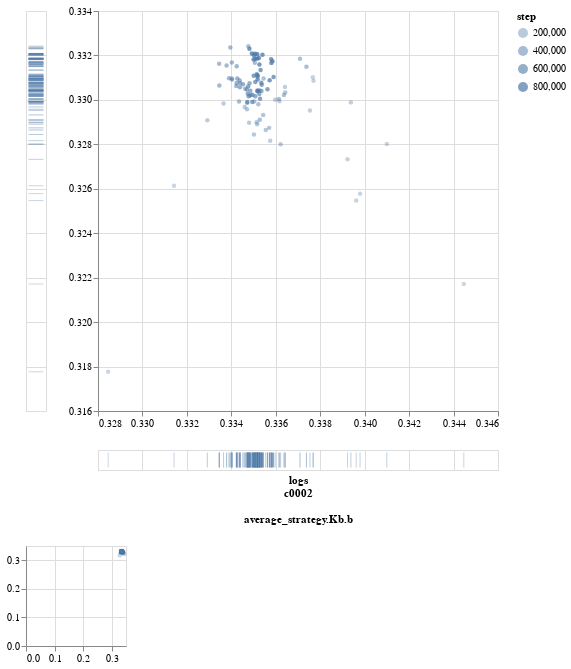

Notebook code for this chart:
### Code cell
analytics.scatter(inds.average_strategy_Q_b, inds.average_strategy_Kb_b,
                  width=400, height=400)

### Figure 1 — Vega-Lite specification as saved in the notebook (floating-point values rounded to 4 significant figures)
{"config": {"view": {"continuousWidth": 400, "continuousHeight": 300}}, "vconcat": [{"hconcat": [{"mark": "tick", "encoding": {"color": {"value": "#4E79A7"}, "opacity": {"type": "quantitative", "field": "step"}, "y": {"type": "quantitative", "axis": {"domain": false, "labels": false, "ticks": false}, "field": "y", "scale": {"domain": {"selection": "selector002", "encoding": "y"}}, "title": ""}}, "height": 400}, {"vconcat": [{"mark": {"type": "circle", "size": 20}, "encoding": {"color": {"value": "#4E79A7"}, "opacity": {"type": "quantitative", "field": "step"}, "x": {"type": "quantitative", "field": "x", "scale": {"domain": {"selection": "selector002", "encoding": "x"}}, "title": ""}, "y": {"type": "quantitative", "field": "y", "scale": {"domain": {"selection": "selector002", "encoding": "y"}}, "title": ""}}, "height": 400, "width": 400}, {"mark": "tick", "encoding": {"color": {"value": "#4E79A7"}, "opacity": {"type": "quantitative", "field": "step"}, "x": {"type": "quantitative", "axis": {"domain": false, "labels": false, "ticks": false}, "field": "x", "scale": {"domain": {"selection": "selector002", "encoding": "x"}}, "title": ["logs", "c0002", "", "average_strategy.Kb.b"]}}, "width": 400}]}]}, {"mark": {"type": "circle", "size": 20}, "encoding": {"color": {"value": "#4E79A7"}, "opacity": {"type": "quantitative", "field": "step"}, "x": {"type": "quantitative", "field": "x", "title": ""}, "y": {"type": "quantitative", "field": "y", "title": ""}}, "height": 100, "selection": {"selector002": {"type": "interval", "encodings": ["x", "y"]}}, "width": 100.0}], "data": {"values": [{"step": 5000.0, "x": 0.3445, "y": 0.3217}, {"step": 15000.0, "x": 0.3285, "y": 0.3178}, {"step": 25000.0, "x": 0.3314, "y": 0.3261}, {"step": 35000.0, "x": 0.3396, "y": 0.3255}, {"step": 45000.0, "x": 0.3398, "y": 0.3258}, {"step": 55000.0, "x": 0.341, "y": 0.328}, {"step": 64990.0, "x": 0.3377, "y": 0.331}, {"step": 74990.0, "x": 0.3392, "y": 0.3273}, {"step": 84990.0, "x": 0.3377, "y": 0.3309}, {"step": 94990.0, "x": 0.3362, "y": 0.3299}, {"step": 105000.0, "x": 0.3375, "y": 0.3295}, {"step": 115000.0, "x": 0.3364, "y": 0.3306}, {"step": 125000.0, "x": 0.3394, "y": 0.3299}, {"step": 135000.0, "x": 0.3357, "y": 0.3282}, {"step": 145000.0, "x": 0.336, "y": 0.33}, {"step": 155000.0, "x": 0.3329, "y": 0.3291}, {"step": 165000.0, "x": 0.3336, "y": 0.3298}, {"step": 175000.0, "x": 0.3346, "y": 0.3297}, {"step": 185000.0, "x": 0.3352, "y": 0.3289}, {"step": 195000.0, "x": 0.3348, "y": 0.329}, {"step": 205000.0, "x": 0.3351, "y": 0.329}, {"step": 215000.0, "x": 0.3362, "y": 0.328}, {"step": 225000.0, "x": 0.335, "y": 0.3284}, {"step": 235000.0, "x": 0.3356, "y": 0.3286}, {"step": 245000.0, "x": 0.3347, "y": 0.3296}, {"step": 255000.0, "x": 0.3364, "y": 0.3303}, {"step": 265000.0, "x": 0.3357, "y": 0.3287}, {"step": 275000.0, "x": 0.3354, "y": 0.3293}, {"step": 285000.0, "x": 0.3347, "y": 0.3299}, {"step": 295000.0, "x": 0.335, "y": 0.3299}, {"step": 305000.0, "x": 0.3352, "y": 0.3298}, {"step": 315000.0, "x": 0.3355, "y": 0.331}, {"step": 325000.0, "x": 0.3364, "y": 0.3302}, {"step": 335000.0, "x": 0.3361, "y": 0.33}, {"step": 345000.0, "x": 0.3371, "y": 0.3319}, {"step": 355000.0, "x": 0.3348, "y": 0.3324}, {"step": 365000.0, "x": 0.3353, "y": 0.3291}, {"step": 375000.0, "x": 0.3374, "y": 0.3315}, {"step": 385000.0, "x": 0.3351, "y": 0.3317}, {"step": 395000.0, "x": 0.3343, "y": 0.3299}, {"step": 405000.0, "x": 0.334, "y": 0.331}, {"step": 415000.0, "x": 0.3338, "y": 0.3316}, {"step": 425000.0, "x": 0.3335, "y": 0.3316}, {"step": 435000.0, "x": 0.334, "y": 0.3324}, {"step": 445000.0, "x": 0.334, "y": 0.3317}, {"step": 455000.0, "x": 0.3335, "y": 0.3306}, {"step": 465000.0, "x": 0.3339, "y": 0.331}, {"step": 475000.0, "x": 0.3346, "y": 0.3305}, {"step": 485000.0, "x": 0.3342, "y": 0.3315}, {"step": 495000.0, "x": 0.334, "y": 0.3309}, {"step": 505000.0, "x": 0.3344, "y": 0.3309}, {"step": 514900.0, "x": 0.3342, "y": 0.3306}, {"step": 524900.0, "x": 0.3342, "y": 0.3308}, {"step": 534900.0, "x": 0.3344, "y": 0.3308}, {"step": 544900.0, "x": 0.3347, "y": 0.3305}, {"step": 554900.0, "x": 0.3343, "y": 0.331}, {"step": 564900.0, "x": 0.3344, "y": 0.3306}, {"step": 574900.0, "x": 0.3345, "y": 0.3307}, {"step": 584900.0, "x": 0.3348, "y": 0.3307}, {"step": 594900.0, "x": 0.3349, "y": 0.3304}, {"step": 604900.0, "x": 0.3352, "y": 0.3304}, {"step": 614900.0, "x": 0.3354, "y": 0.3304}, {"step": 624900.0, "x": 0.3352, "y": 0.3304}, {"step": 634900.0, "x": 0.3353, "y": 0.3303}, {"step": 644900.0, "x": 0.3351, "y": 0.3302}, {"step": 654900.0, "x": 0.3349, "y": 0.3299}, {"step": 664900.0, "x": 0.3348, "y": 0.3302}, {"step": 674900.0, "x": 0.3347, "y": 0.3303}, {"step": 684900.0, "x": 0.3349, "y": 0.3302}, {"step": 694900.0, "x": 0.3349, "y": 0.3302}, {"step": 704900.0, "x": 0.3352, "y": 0.3304}, {"step": 714900.0, "x": 0.3353, "y": 0.3304}, {"step": 724900.0, "x": 0.3354, "y": 0.3307}, {"step": 734900.0, "x": 0.3348, "y": 0.3306}, {"step": 744900.0, "x": 0.3347, "y": 0.3299}, {"step": 754900.0, "x": 0.3353, "y": 0.33}, {"step": 764900.0, "x": 0.3356, "y": 0.3305}, {"step": 774900.0, "x": 0.3353, "y": 0.3308}, {"step": 784900.0, "x": 0.3351, "y": 0.3308}, {"step": 794900.0, "x": 0.3351, "y": 0.3312}, {"step": 804900.0, "x": 0.335, "y": 0.3311}, {"step": 814900.0, "x": 0.3352, "y": 0.3311}, {"step": 824900.0, "x": 0.3359, "y": 0.331}, {"step": 834900.0, "x": 0.3358, "y": 0.3317}, {"step": 844900.0, "x": 0.3353, "y": 0.3313}, {"step": 854900.0, "x": 0.3352, "y": 0.3311}, {"step": 864900.0, "x": 0.3352, "y": 0.3309}, {"step": 874900.0, "x": 0.3357, "y": 0.3309}, {"step": 884900.0, "x": 0.3358, "y": 0.3318}, {"step": 894900.0, "x": 0.335, "y": 0.3318}, {"step": 904900.0, "x": 0.3353, "y": 0.3316}, {"step": 914900.0, "x": 0.3359, "y": 0.3317}, {"step": 924900.0, "x": 0.3354, "y": 0.332}, {"step": 934900.0, "x": 0.3348, "y": 0.3323}, {"step": 944900.0, "x": 0.3351, "y": 0.3321}, {"step": 954900.0, "x": 0.3351, "y": 0.3319}, {"step": 964900.0, "x": 0.3352, "y": 0.3319}, {"step": 974900.0, "x": 0.3352, "y": 0.3319}, {"step": 984900.0, "x": 0.335, "y": 0.332}, {"step": 994900.0, "x": 0.3349, "y": 0.3321}, {"step": 1000000.0, "x": 0.3352, "y": 0.3321}]}, "$schema": "https://vega.github.io/schema/vega-lite/v4.8.1.json"}
